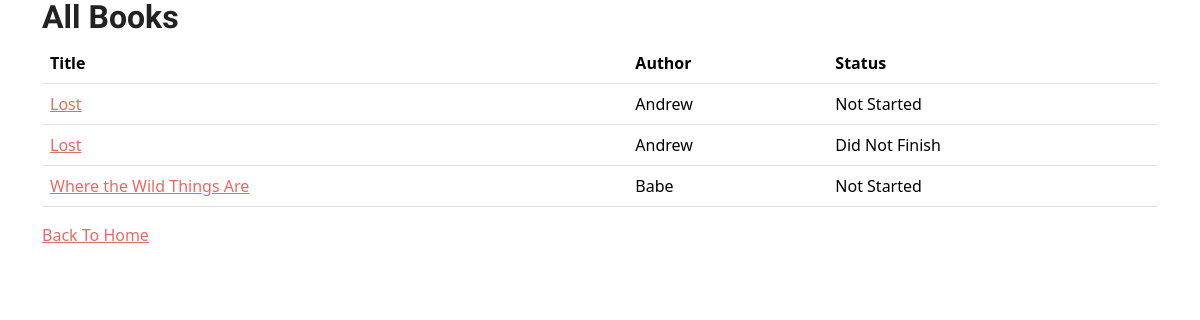
Page /allbooks/ on the earlier database version.
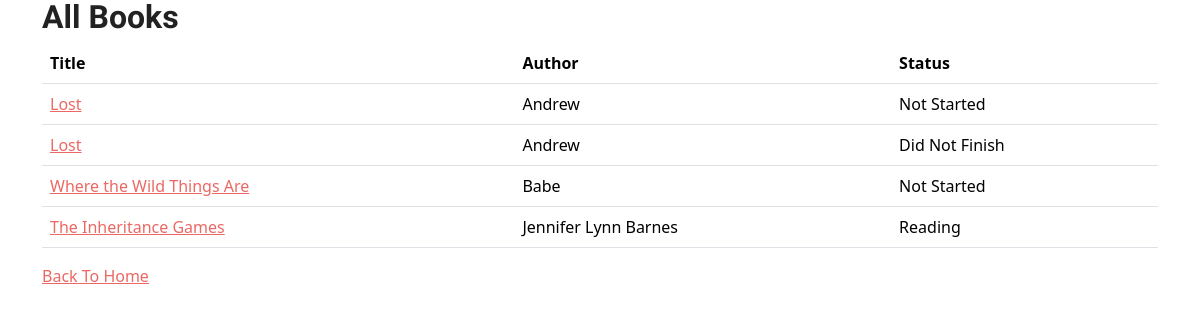
Same page on the later database version.
### book_app/models.py (models this page shows, shortened)
class Book(models.Model):
    title = models.CharField(max_length=200)
    author = models.CharField(max_length=200)
    class Genres(models.TextChoices):
        FANTASY = 'Fantasy'
        SCIENCE_FICTION = 'Science Fiction'
        DYSTOPIAN = 'Dystopian'
        ADVENTURE = 'Adventure'
        ROMANCE = 'Romance'
        MYSTERY = 'Mystery'
        HORROR = 'Horror'
        THRILLER = 'Thriller'
        LGBTQ = 'LGBTQ'
        HISTORICAL_FICTION = 'Historical Fiction'
        YOUNG_ADULT = 'Young Adult'
        CHILD_FICTION = "Children's Fiction"
        AUTOBIOGRAPHY = 'Autobiography'
        BIOGRAPHY = 'Biography'
        SELF_HELP = 'Self-Help'
        HISTORY = 'History'
        HOBBIES = 'Hobbies and Crafts'
        TRUE_CRIME = 'True Crime'
    genre = models.CharField(
        choices=Genres.choices,
        max_length=100
    )
    date_started = models.DateField(
        default=datetime.date.today # set default start date to when entry is created
    )
    date_ended = models.DateField(blank=True, null=True)
    notes = models.TextField(blank=True)
    ratings_choices = [(1,'1'), (2,'2'), (3,'3'), (4,'4'), (5,'5')]
    rating = models.IntegerField(choices=ratings_choices, default=1)
    class Status(models.TextChoices):
        NOT_STARTED = "Not Started"
        READING = "Reading"
        DID_NOT_FINISH = "Did Not Finish"
        FINISHED = 'Done'
    status = models.CharField(
        choices=Status.choices,
        max_length=50
    )
    class MediaType(models.TextChoices):
        EBOOK = "E"
        AUDIOBOOK = 'A'
        PHYSICAL_COPY = 'P'
    media_type = models.CharField(
        choices=MediaType.choices,
        max_length=50
    )
    cover_photo = models.ImageField(upload_to=cover_upload_path, blank=True)

### book_app/views.py (the view)
# urls.py: path('allbooks/', allbooks, name='allbooks'),
def allbooks(request):
    if request.method == 'GET':
        all = Book.objects.all()
        context = {
            "all" : all
        }
        return render(request, 'allbooks.html', context)

### book_app/templates/allbooks.html (shortened to what this page needs)
<!DOCTYPE html>
<html lang="en">
<head>
    <link rel="stylesheet" href="https://cdn.jsdelivr.net/npm/bootswatch@5.3.3/dist/journal/bootstrap.min.css">
<link rel="stylesheet" href="https://cdn.jsdelivr.net/npm/bootstrap-icons@1.11.1/font/bootstrap-icons.css">
    <link rel="stylesheet" href="https://cdn.jsdelivr.net/npm/bootstrap-icons@1.11.1/font/bootstrap-icons.css">
</head>
<body>
   <div class="container">
        <h2>All Books</h2>
        <table class="table">
                <thead>
                    <tr>
                        <th>Title</th>
                        <th>Author</th>
                        <th>Status</th>
                    </tr>
                </thead>
                    <tbody>
                        {% if all %}
                            {% for book in all %}
                                <tr>
                                    <td><a href="{% url 'viewBook' book.id %}">{{book.title}}</a></td>
                                    <td>{{book.author}}</td>
                                    <td>{{book.status}}</td>
                                </tr>
                            {% endfor %}
                        {% else %}
                        <tr>
                            <td colspan="3" class="text-muted">No books added yet.</td>
                        </tr>
                        {% endif %}
                    </tbody>
            </table>
   </div>
   <div class=container>
    <a href="{% url 'home' %}">Back To Home</a>
   </div>
</body>

Differences in the rows shown:
added Book: title "The Inheritance Games", author "Jennifer Lynn Barnes", status "Reading"
